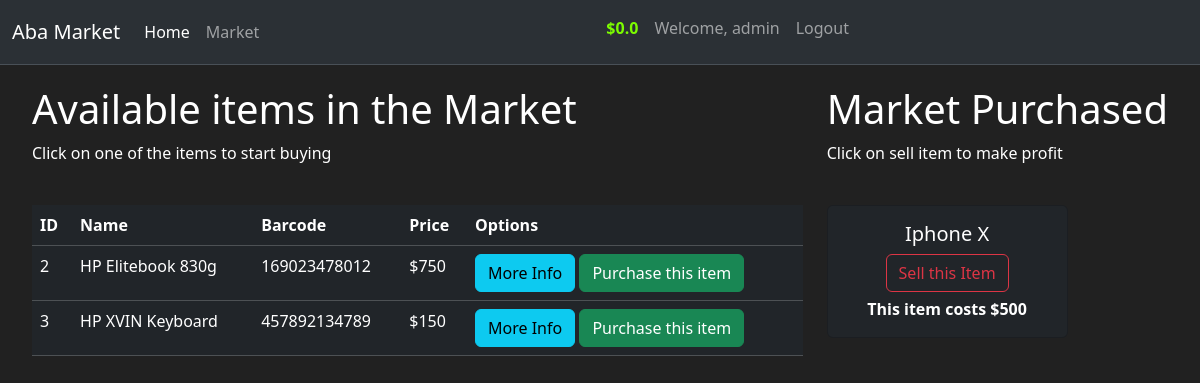
The app's page /market/ (signed in), older data.
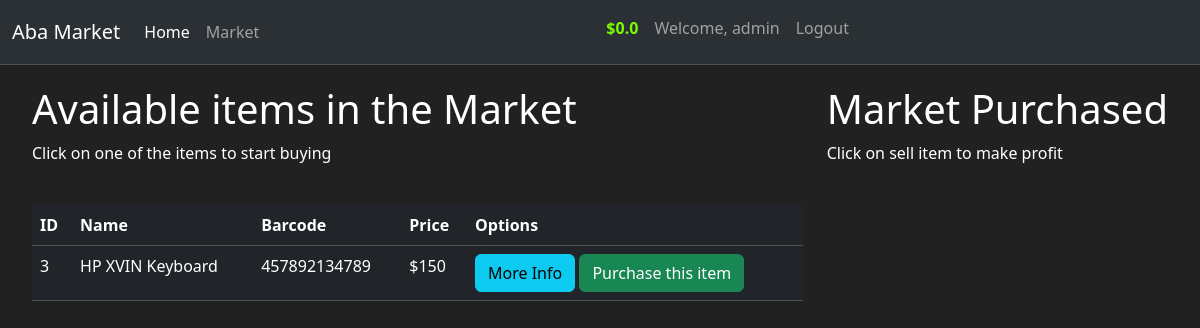
The same page, newer data.
### app/models.py (models this page shows, shortened)
class Users(db.Model, UserMixin):
    id = db.Column(db.Integer(), primary_key=True, autoincrement=True)
    username = db.Column(db.String(length=30), nullable=False, unique=True)
    email_address = db.Column(db.String(length=255), nullable=False, unique=True)
    password = db.Column(db.String(length=60), nullable=False)
    budget = db.Column(db.Integer(), nullable=False, default=1000)
    items = db.relationship('Items', backref='owned_user', lazy=True)
    @property
    def password1(self):
        return self.password1

class Items(db.Model):
    id = db.Column(db.Integer(), primary_key=True, autoincrement=True)
    name = db.Column(db.String(length=30), nullable=False, unique=True)
    price = db.Column(db.Integer(), nullable=False)
    barcode = db.Column(db.String(length=12), nullable=False)
    description = db.Column(db.String(length=512), nullable=False, unique=True)
    owner = db.Column(db.Integer(), db.ForeignKey('users.id'), )

### app/routes.py (the view, shortened to what this page needs)
@app.route('/market/', methods=['GET', 'POST'])
@login_required
def market():
    purchase_form = PurchasesItemForm()
    selling_form = SellItemForm()
    if request.method == 'GET':
        items = Items.query.filter_by(owner=None)
        owned_items = Items.query.filter_by(owner=current_user.id)
        return render_template('market.html', items=items, purchase_form=purchase_form, owned_items=owned_items, selling_form=selling_form)

### app/models.py (called while the page is built)
@login_manager.user_loader
def load_user(user_id):
    return Users.query.get(int(user_id))

### app/templates/market.html (shortened to what this page needs)
{% extends "base.html" %}
{% block content %}
    <div class="row" style="margin-top: 20px; margin-left: 20px;">
        <div class="col-8">
            <h1>Available items in the Market</h1>
            <p>Click on one of the items to start buying</p>
            <br>
            <table class="table table-hover table-dark">
                <thead>
                    <tr>
                        <th scope="col">ID</th>
                        <th scope="col">Name</th>
                        <th scope="col">Barcode</th>
                        <th scope="col">Price</th>
                        <th scope="col">Options</th>
                    </tr>
                </thead>
                <tbody>
                    {% for item in items %}
                        <tr>
                            <td>{{ item['id'] }}</td>
                            <td>{{ item['name'] }}</td>
                            <td>{{ item['barcode'] }}</td>
                            <td>${{ item['price'] }}</td>
                            <td>
                                <button class="btn btn-outline btn-info" data-bs-toggle="modal" data-bs-target="#Modal-MoreInfo-{{ item.id }}">More Info</button>
                                <button class="btn btn-outline btn-success" data-bs-toggle="modal" data-bs-target="#Modal-PurchasesConfirm-{{ item.id }}">Purchase this item</button>
                            </td>
                        </tr>
                    {% endfor %}
                </tbody>
            </table>
        </div>
        <div class="col-4">
            <h1>Market Purchased</h1>
            <p>Click on sell item to make profit</p>
            <br>
            <div class="row">
                {% for owned_item in owned_items %}
                    <div class="col-md-8">
                        <div class="card text-center bg-dark" style="margin-bottom: 5px;">
                            <div class="card-body" style="color: white;">
                                <h5 class="card-title">{{ owned_item.name }}</h5>
                                <button class="btn btn-outline-danger" type="button" style="margin-bottom: 5px;" data-bs-toggle="modal" data-bs-target="#Modal-SellingConfirm-{{ owned_item.id }}">Sell this Item</button>
                                <p class="card-text"><strong>This item costs ${{ owned_item.price }}</strong></p>
                            </div>
                        </div>
                    </div>
                {% endfor %}
            </div>
        </div>
    </div>
{% endblock %}

### app/templates/base.html (shortened to what this page needs)
<!doctype html>
<html lang="en">
  <head>
    <link href="https://cdn.jsdelivr.net/npm/bootstrap@5.3.2/dist/css/bootstrap.min.css" rel="stylesheet">
  </head>
  <body>
    <nav class="navbar navbar-expand-lg bg-body-tertiary bg-dark border-bottom border-body" data-bs-theme="dark">
      <div class="container-fluid">
        <a class="navbar-brand" href="{{ url_for('index') }}">Aba Market</a>
        <div class="collapse navbar-collapse" id="navbarTogglerDemo02">
          <ul class="navbar-nav me-auto mb-2 mb-lg-0">
            <li class="nav-item">
              <a class="nav-link active" aria-current="page" href="{{ url_for('index') }}">Home</a>
            </li>
            <li class="nav-item">
              <a class="nav-link" href="{{ url_for('market') }}">Market</a>
            </li>
          </ul>
            {% if current_user.is_authenticated %}
              <ul class="d-flex navbar-nav me-auto mb-3 mb-lg-2">
                <li class="nav-item">
                  <a class="nav-link" aria-current="page" style="color: lawngreen; font-weight: bold;">${{ current_user.budget }}</a>
                </li>
                <li class="nav-item">
                  <a class="nav-link" aria-current="page">Welcome, {{ current_user.username }}</a>
                </li>
                <li class="nav-item">
                  <a class="nav-link" aria-current="page" href="{{ url_for('logout_page') }}">Logout</a>
                </li>
              </ul>
            {% endif %}
        </div>
      </div>
    </nav>
    {% block content %}{% endblock %}
  </body>
</html>

### app/templates/base.html (style rules this page uses)
body { background-color: #212121; color: white; }

Row changes from the older to the newer data that the page shows:
no longer on this page (row edited): Items: id "2", name "HP Elitebook 830g", barcode "169023478012", price "750", shown under "Available items in the Market"
no longer on this page (row edited): Items: name "Iphone X", price "500", shown under "Market Purchased"
